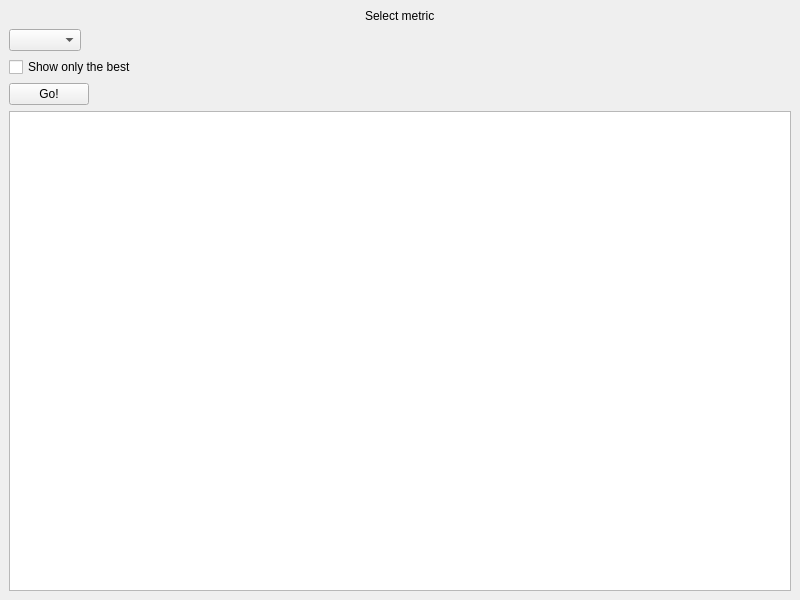
<?xml version="1.0" encoding="UTF-8"?>
<ui version="4.0">
 <class>MainWindow</class>
 <widget class="QMainWindow" name="MainWindow">
  <property name="geometry">
   <rect>
    <x>0</x>
    <y>0</y>
    <width>800</width>
    <height>600</height>
   </rect>
  </property>
  <property name="maximumSize">
   <size>
    <width>800</width>
    <height>600</height>
   </size>
  </property>
  <property name="windowTitle">
   <string>MainWindow</string>
  </property>
  <widget class="QWidget" name="centralwidget">
   <layout class="QVBoxLayout" name="verticalLayout_3">
    <item>
     <layout class="QHBoxLayout" name="horizontalLayout">
      <item>
       <widget class="QLabel" name="label">
        <property name="sizePolicy">
         <sizepolicy hsizetype="Fixed" vsizetype="Preferred">
          <horstretch>0</horstretch>
          <verstretch>0</verstretch>
         </sizepolicy>
        </property>
        <property name="text">
         <string>Select metric</string>
        </property>
        <property name="alignment">
         <set>Qt::AlignLeading|Qt::AlignLeft|Qt::AlignVCenter</set>
        </property>
       </widget>
      </item>
     </layout>
    </item>
    <item>
     <widget class="QComboBox" name="selectMetric">
      <property name="sizePolicy">
       <sizepolicy hsizetype="Fixed" vsizetype="Preferred">
        <horstretch>0</horstretch>
        <verstretch>0</verstretch>
       </sizepolicy>
      </property>
     </widget>
    </item>
    <item>
     <widget class="QCheckBox" name="checkShowOnlyBest">
      <property name="sizePolicy">
       <sizepolicy hsizetype="Fixed" vsizetype="Fixed">
        <horstretch>0</horstretch>
        <verstretch>0</verstretch>
       </sizepolicy>
      </property>
      <property name="text">
       <string>Show only the best</string>
      </property>
     </widget>
    </item>
    <item>
     <widget class="QPushButton" name="btnGo">
      <property name="sizePolicy">
       <sizepolicy hsizetype="Fixed" vsizetype="Fixed">
        <horstretch>0</horstretch>
        <verstretch>0</verstretch>
       </sizepolicy>
      </property>
      <property name="text">
       <string>Go!</string>
      </property>
     </widget>
    </item>
    <item>
     <widget class="QTextBrowser" name="textBrowser">
      <property name="sizePolicy">
       <sizepolicy hsizetype="Expanding" vsizetype="Expanding">
        <horstretch>16</horstretch>
        <verstretch>0</verstretch>
       </sizepolicy>
      </property>
      <property name="readOnly">
       <bool>false</bool>
      </property>
     </widget>
    </item>
   </layout>
  </widget>
 </widget>
 <resources/>
 <connections/>
</ui>
